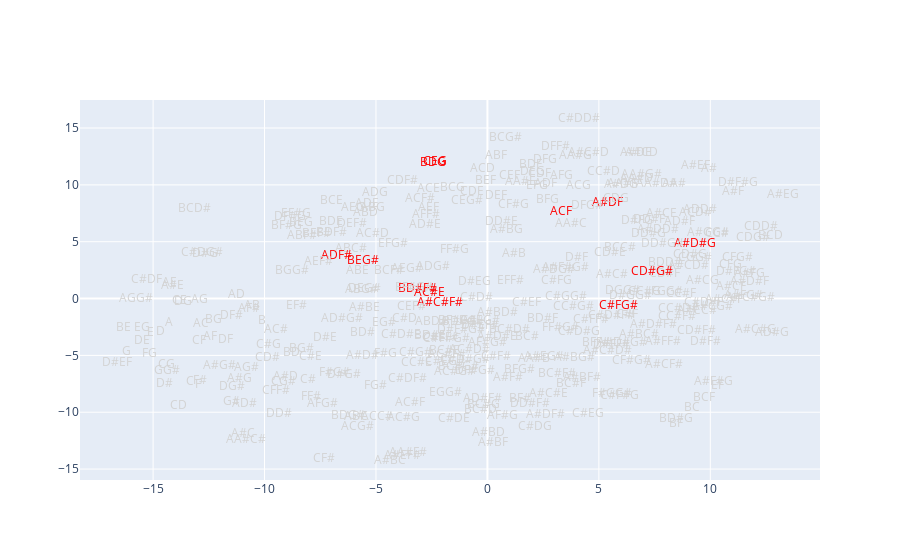

This figure's notebook cell:
### Code cell
scale = Scale('C', 'major')
#color = scf.get_scale_triads_filter(chord_suffixes, scale)
color = scf.get_scale_chord_degress(chord_suffixes, 1, 'major')

fig = go.Figure()
fig.add_trace(
    go.Scatter(
        x=embeddings_df_trans[0],
        y=embeddings_df_trans[1],
        mode="text",
        text=embeddings_df_trans.index,
        textposition="middle center",
        textfont=dict(color=color)
    )
)

### Figure 1 — Plotly figure (JSON) as saved in the notebook; plotly's stock layout.template omitted (floating-point values rounded to 4 significant figures; data arrays with more than 128 entries replaced by an {"elided": "..."} marker saying what was removed)
{"data": [{"mode": "text", "text": {"elided": "298 str values"}, "textfont": {"color": {"elided": "298 str values"}}, "textposition": "middle center", "type": "scatter", "x": {"elided": "298 float values"}, "y": {"elided": "298 float values"}}], "layout": {}}
